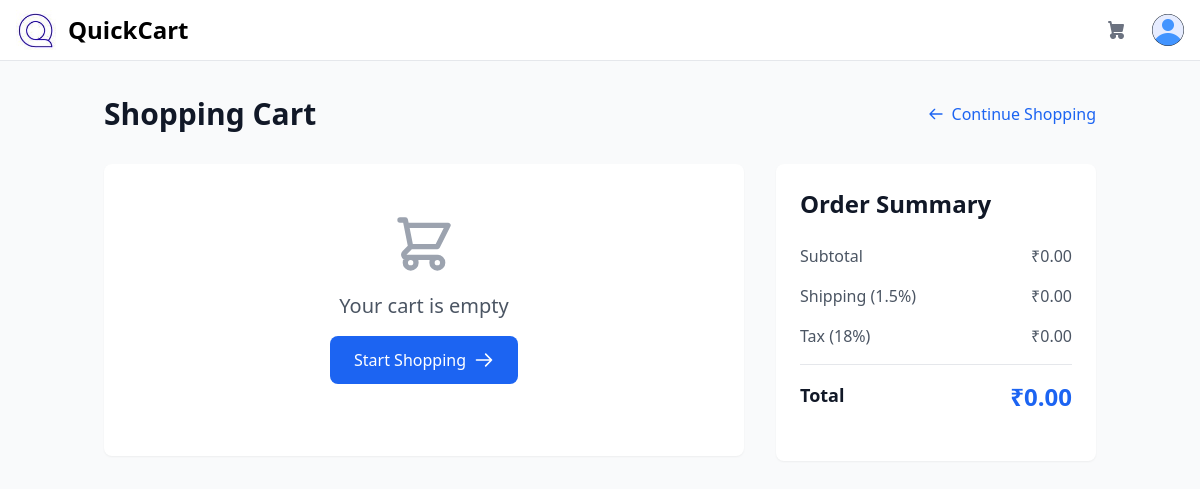
/cart (signed in), run on an earlier commit of the app's database.
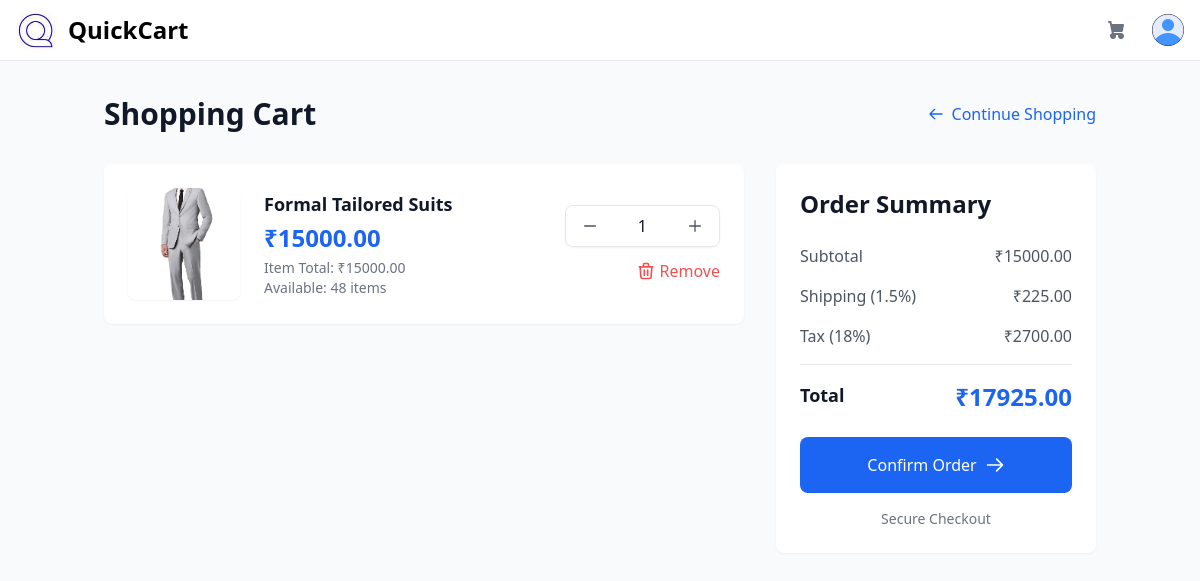
And on a later commit of the database.
### app.py (models this page shows)
class CartItem(db.Model):
    __tablename__ = "cart_item"
    id = db.Column(db.Integer, primary_key=True)
    user_id = db.Column(db.Integer, db.ForeignKey("user_database.id"), nullable=False)
    product_id = db.Column(db.Integer, db.ForeignKey("product.id"), nullable=False)
    quantity = db.Column(db.Integer, default=1)

class Product(db.Model):
    __tablename__ = "product"
    id = db.Column(db.Integer, primary_key=True)
    name = db.Column(db.String(200), nullable=False)
    description = db.Column(db.Text, nullable=False)
    price = db.Column(db.Float, nullable=False)
    category = db.Column(db.String(100), nullable=False)
    rating = db.Column(db.Float, default=0)
    stock = db.Column(db.Integer, default=0)
    image = db.Column(db.String(150), nullable=True)
    created_at = db.Column(db.DateTime, default=datetime.now(timezone("Asia/Kolkata")))
    earning = db.Column(db.Float, default=0)
    supplier_id = db.Column(
        db.Integer, db.ForeignKey("user_database.id"), nullable=False
    )
    reviews = db.relationship("Review", backref="product", lazy=True)
    cart_items = db.relationship("CartItem", backref="product", lazy=True)

### app.py (the view)
@app.route("/cart")
@login_required
def cart():
    cart_items = CartItem.query.filter_by(user_id=current_user.id).all()
    subtotal = sum(item.quantity * item.product.price for item in cart_items)
    shipping = subtotal * 0.015  # 1.5% shipping fee
    tax = subtotal * 0.18  # 18% tax
    total = subtotal + shipping + tax
    min_price = db.session.query(func.min(Product.price)).scalar() or 0
    max_price = db.session.query(func.max(Product.price)).scalar() or 10000
    return render_template("shop/cart.html",
                         cart_items=cart_items,
                         subtotal=subtotal,
                         shipping=shipping,
                         tax=tax,
                         total=total,
                         user=current_user,
                         min_price=min_price,
                         max_price=max_price)

### app.py (called while the page is built)
@login_manager.user_loader
def load_user(user_id):
    return UserDatabase.query.get(int(user_id))

@app.context_processor
def inject_cart_data():
    cart_items = []
    cart_count = 0
    if current_user.is_authenticated:
        cart_items = CartItem.query.filter_by(user_id=current_user.id).all()
        cart_count = sum(item.quantity for item in cart_items)
    return dict(cart_items=cart_items, cart_count=cart_count)

@app.context_processor
def inject_cart_data():
    cart_items = []
    cart_count = 0
    if current_user.is_authenticated:
        cart_items = CartItem.query.filter_by(user_id=current_user.id).all()
        cart_count = sum(item.quantity for item in cart_items)
    return dict(cart_items=cart_items, cart_count=cart_count)

### templates/shop/cart.html (shortened to what the changed rows need)
<!DOCTYPE html>
<html lang="en">
  <head>
    <link href="https://cdnjs.cloudflare.com/ajax/libs/flowbite/2.3.0/flowbite.min.css" rel="stylesheet" />
    <link rel="stylesheet" href="{{url_for('static',filename='dist/css/output.css')}}" />
  </head>
  <body class="bg-gray-50">
    <div class="container mx-auto px-4  pb-16 mt-16 pt-8">
      <div class="flex items-center justify-between mb-8">
        <h1 class="text-3xl font-bold text-gray-900">Shopping Cart</h1>
      </div>
      <div class="flex flex-col lg:flex-row gap-8">
        <div class="lg:w-2/3">
          {% if cart_items %}
            {% for item in cart_items %}
            <div class="bg-white rounded-lg shadow-sm mb-4 p-6 transition-transform hover:shadow-md">
              <div class="flex flex-col md:flex-row items-center justify-between">
                <div class="flex items-center space-x-6 mb-4 md:mb-0">
                  {% if item.product.image %}
                    <img src="{{ url_for('static', filename='dist/product_images/' + item.product.image) }}"
                         alt="{{ item.product.name }}"
                         class="w-28 h-28 object-cover rounded-lg shadow-sm">
                  {% else %}
                    <div class="w-28 h-28 bg-gray-200 rounded-lg"></div>
                  {% endif %}
                  <div>
                    <h3 class="text-lg font-semibold text-gray-900 mb-1">{{ item.product.name }}</h3>
                    <p class="text-2xl font-bold text-blue-600">₹{{ "%.2f"|format(item.product.price) }}</p>
                    <p class="text-sm text-gray-500 mt-1">Item Total: ₹<span id="item-total-{{ item.product.id }}">{{ "%.2f"|format(item.product.price * item.quantity) }}</span></p>
                    <p class="text-sm text-gray-500">Available: {{ item.product.stock }} items</p>
                  </div>
                </div>
                <div class="flex flex-col items-end space-y-3">
                  <div class="flex items-center border rounded-lg shadow-sm">
                    <button onclick="updateQuantity({{ item.product.id }}, -1, {{ item.product.stock }})"
                            class="px-4 py-2 text-gray-600 hover:bg-gray-50 rounded-l-lg transition-colors">
                      <svg class="w-4 h-4" fill="none" stroke="currentColor" viewBox="0 0 24 24">
                        <path stroke-linecap="round" stroke-linejoin="round" stroke-width="2" d="M20 12H4"></path>
                      </svg>
                    </button>
                    <span class="px-6 py-2 font-medium text-gray-900" id="quantity-{{ item.product.id }}">
                      {{ item.quantity }}
                    </span>
                    <button onclick="updateQuantity({{ item.product.id }}, 1, {{ item.product.stock }})"
                            class="px-4 py-2 text-gray-600 hover:bg-gray-50 rounded-r-lg transition-colors">
                      <svg class="w-4 h-4" fill="none" stroke="currentColor" viewBox="0 0 24 24">
                        <path stroke-linecap="round" stroke-linejoin="round" stroke-width="2" d="M12 4v16m8-8H4"></path>
                      </svg>
                    </button>
                  </div>
                  <button onclick="removeFromCart({{ item.product.id }})"
                          class="text-red-500 hover:text-red-600 flex items-center transition-colors">
                    <svg class="w-5 h-5 mr-1" fill="none" stroke="currentColor" viewBox="0 0 24 24">
                      <path stroke-linecap="round" stroke-linejoin="round" stroke-width="2"
                            d="M19 7l-.867 12.142A2 2 0 0116.138 21H7.862a2 2 0 01-1.995-1.858L5 7m5 4v6m4-6v6m1-10V4a1 1 0 00-1-1h-4a1 1 0 00-1 1v3M4 7h16">
                      </path>
                    </svg>
                    Remove
                  </button>
                </div>
              </div>
            </div>
            {% endfor %}
          {% else %}
            <div class="bg-white rounded-lg shadow-sm p-12 text-center">
              <div class="mb-6">
                <p class="text-xl text-gray-600 mb-4">Your cart is empty</p>
                <a href="{{ url_for('home') }}"
                   class="inline-flex items-center px-6 py-3 bg-blue-600 text-white font-medium rounded-lg hover:bg-blue-700 transition-colors">
                  Start Shopping
                  <svg class="w-5 h-5 ml-2" fill="none" stroke="currentColor" viewBox="0 0 24 24">
                    <path stroke-linecap="round" stroke-linejoin="round" stroke-width="2" d="M14 5l7 7m0 0l-7 7m7-7H3"></path>
                  </svg>
                </a>
              </div>
            </div>
          {% endif %}
        </div>
        <div class="lg:w-1/3">
          <div class="bg-white rounded-lg shadow-sm p-6 sticky top-24">
            <h2 class="text-2xl font-bold text-gray-900 mb-6">Order Summary</h2>
            <div class="space-y-4 mb-6">
              <div class="flex justify-between text-gray-600">
                <span class="font-medium">₹<span data-subtotal>{{ "%.2f"|format(subtotal) }}</span></span>
              </div>
              <div class="flex justify-between text-gray-600">
                <span class="font-medium">₹<span data-shipping>{{ "%.2f"|format(shipping) }}</span></span>
              </div>
              <div class="flex justify-between text-gray-600">
                <span class="font-medium">₹<span data-tax>{{ "%.2f"|format(tax) }}</span></span>
              </div>
              <div class="border-t pt-4 mt-4">
                <div class="flex justify-between">
                  <span class="text-2xl font-bold text-blue-600">₹<span data-total>{{ "%.2f"|format(total) }}</span></span>
                </div>
              </div>
            </div>
            {% if cart_items %}
            <button onclick="proceedToCheckout()"
                    class="w-full bg-blue-600 text-white py-4 px-6 rounded-lg font-medium hover:bg-blue-700
                           transition-colors flex items-center justify-center">
                           Confirm Order
              <svg class="w-5 h-5 ml-2" fill="none" stroke="currentColor" viewBox="0 0 24 24">
                <path stroke-linecap="round" stroke-linejoin="round" stroke-width="2" d="M14 5l7 7m0 0l-7 7m7-7H3"></path>
              </svg>
            </button>
            <div class="mt-4 text-center">
              <p class="text-sm text-gray-500">Secure Checkout</p>
            </div>
            {% endif %}
          </div>
        </div>
      </div>
    </div>
  </body>
</html>

What changed in the data, as far as the page shows it:
added CartItem: image (picture), product.name "Formal Tailored Suits", product.stock "48", quantity "1"
now on this page (row unchanged): Product: product.price "15000.00", item.product.price*item.quantity "15000.00"
Also different on the page:
{{ "%.2f"|format(subtotal) }}: "0.00" → "15000.00"
{{ "%.2f"|format(shipping) }}: "0.00" → "225.00"
{{ "%.2f"|format(tax) }}: "0.00" → "2700.00"
{{ "%.2f"|format(total) }}: "0.00" → "17925.00"
text no longer shown: "Your cart is empty Start Shopping"
text now shown: "Confirm Order Secure Checkout"
